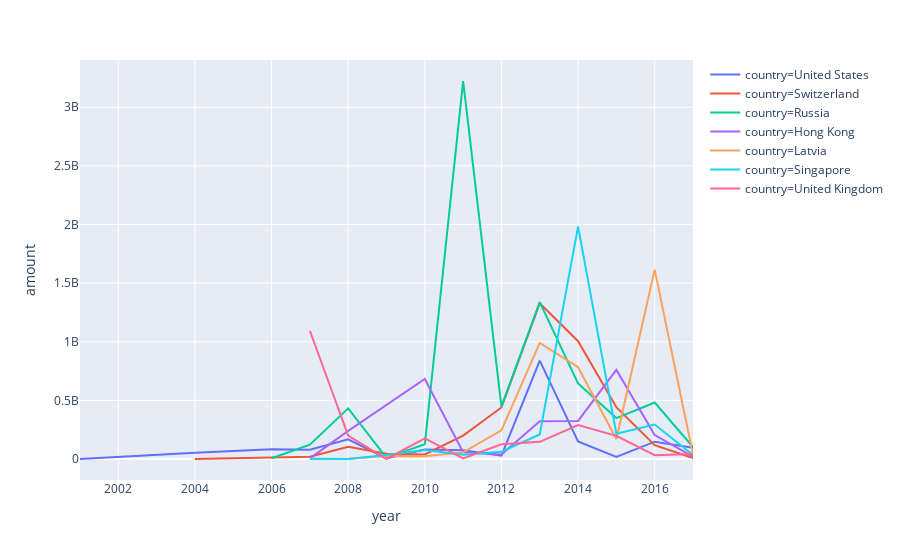

Notebook cell for this chart:
### Markdown cell above
金額の推移です。

### Code cell
res_df_filtered_by_country = res_df[res_df.country.isin(country_list_amount)]

px.line(res_df_filtered_by_country, x='year', y='amount', color='country')

### Figure 1 — Plotly figure (JSON) as saved in the notebook; plotly's stock layout.template omitted (floating-point values rounded to 4 significant figures)
{"data": [{"hoverlabel": {"namelength": 0}, "hovertemplate": "country=United States<br>year=%{x}<br>amount=%{y}", "legendgroup": "country=United States", "line": {"color": "#636efa", "dash": "solid"}, "mode": "lines", "name": "country=United States", "showlegend": true, "type": "scatter", "x": [2001, 2004, 2006, 2007, 2008, 2009, 2010, 2011, 2012, 2013, 2014, 2015, 2016, 2017], "xaxis": "x", "y": [7770.0, 54300000.0, 83950000, 79593802, 168000000.0, 4800000.0, 81110000.0, 75050000.0, 28650000.0, 839100000.0, 149200000.0, 17210000.0, 147900000.0, 95363351], "yaxis": "y"}, {"hoverlabel": {"namelength": 0}, "hovertemplate": "country=Switzerland<br>year=%{x}<br>amount=%{y}", "legendgroup": "country=Switzerland", "line": {"color": "#EF553B", "dash": "solid"}, "mode": "lines", "name": "country=Switzerland", "showlegend": true, "type": "scatter", "visible": true, "x": [2004, 2007, 2008, 2009, 2010, 2011, 2012, 2013, 2014, 2015, 2016, 2017], "xaxis": "x", "y": [195000, 18790000.0, 104300000.0, 44590000.0, 38180000.0, 199100000.0, 439700000.0, 1328000000.0, 1005000000.0, 441600000.0, 118300000.0, 7192000.0], "yaxis": "y"}, {"hoverlabel": {"namelength": 0}, "hovertemplate": "country=Russia<br>year=%{x}<br>amount=%{y}", "legendgroup": "country=Russia", "line": {"color": "#00cc96", "dash": "solid"}, "mode": "lines", "name": "country=Russia", "showlegend": true, "type": "scatter", "x": [2006, 2007, 2008, 2009, 2010, 2011, 2012, 2013, 2014, 2015, 2016, 2017], "xaxis": "x", "y": [6000000, 121600000.0, 431700000.0, 9164000.0, 125500000.0, 3224000000.0, 447000000.0, 1338000000.0, 645000000.0, 348800000.0, 481400000.0, 101900000.0], "yaxis": "y"}, {"hoverlabel": {"namelength": 0}, "hovertemplate": "country=Hong Kong<br>year=%{x}<br>amount=%{y}", "legendgroup": "country=Hong Kong", "line": {"color": "#ab63fa", "dash": "solid"}, "mode": "lines", "name": "country=Hong Kong", "showlegend": true, "type": "scatter", "x": [2007, 2008, 2010, 2011, 2012, 2013, 2014, 2015, 2016, 2017], "xaxis": "x", "y": [5785000.0, 239400000.0, 682600000.0, 56910000.0, 38850000.0, 321400000.0, 324600000.0, 760200000.0, 204700000.0, 20994000], "yaxis": "y"}, {"hoverlabel": {"namelength": 0}, "hovertemplate": "country=Latvia<br>year=%{x}<br>amount=%{y}", "legendgroup": "country=Latvia", "line": {"color": "#FFA15A", "dash": "solid"}, "mode": "lines", "name": "country=Latvia", "showlegend": true, "type": "scatter", "x": [2007, 2008, 2009, 2010, 2011, 2012, 2013, 2014, 2015, 2016, 2017], "xaxis": "x", "y": [1068000.0, 1300000, 25400000.0, 23030000.0, 57300000.0, 244000000.0, 989700000.0, 782800000.0, 171300000.0, 1615000000.0, 36880000.0], "yaxis": "y"}, {"hoverlabel": {"namelength": 0}, "hovertemplate": "country=Singapore<br>year=%{x}<br>amount=%{y}", "legendgroup": "country=Singapore", "line": {"color": "#19d3f3", "dash": "solid"}, "mode": "lines", "name": "country=Singapore", "showlegend": true, "type": "scatter", "x": [2007, 2008, 2009, 2010, 2011, 2012, 2013, 2014, 2015, 2016, 2017], "xaxis": "x", "y": [2100000, 191978, 33277731, 77400000.0, 35750000.0, 62470000.0, 208800000.0, 1984000000.0, 215200000.0, 294200000.0, 34300000.0], "yaxis": "y"}, {"hoverlabel": {"namelength": 0}, "hovertemplate": "country=United Kingdom<br>year=%{x}<br>amount=%{y}", "legendgroup": "country=United Kingdom", "line": {"color": "#FF6692", "dash": "solid"}, "mode": "lines", "name": "country=United Kingdom", "showlegend": true, "type": "scatter", "x": [2007, 2008, 2009, 2010, 2011, 2012, 2013, 2014, 2015, 2016, 2017], "xaxis": "x", "y": [1094000000.0, 199700000.0, 125700.0, 176136738, 5760000.0, 125100000.0, 146200000.0, 288600000.0, 197300000.0, 32880000.0, 42920000.0], "yaxis": "y"}], "layout": {"autosize": true, "legend": {"tracegroupgap": 0}, "margin": {"t": 60}, "xaxis": {"anchor": "y", "autorange": true, "domain": [0, 1], "range": [2001, 2017], "title": {"text": "year"}, "type": "linear"}, "yaxis": {"anchor": "x", "autorange": true, "domain": [0, 1], "range": [-179100000.0, 3403000000.0], "title": {"text": "amount"}, "type": "linear"}}}
